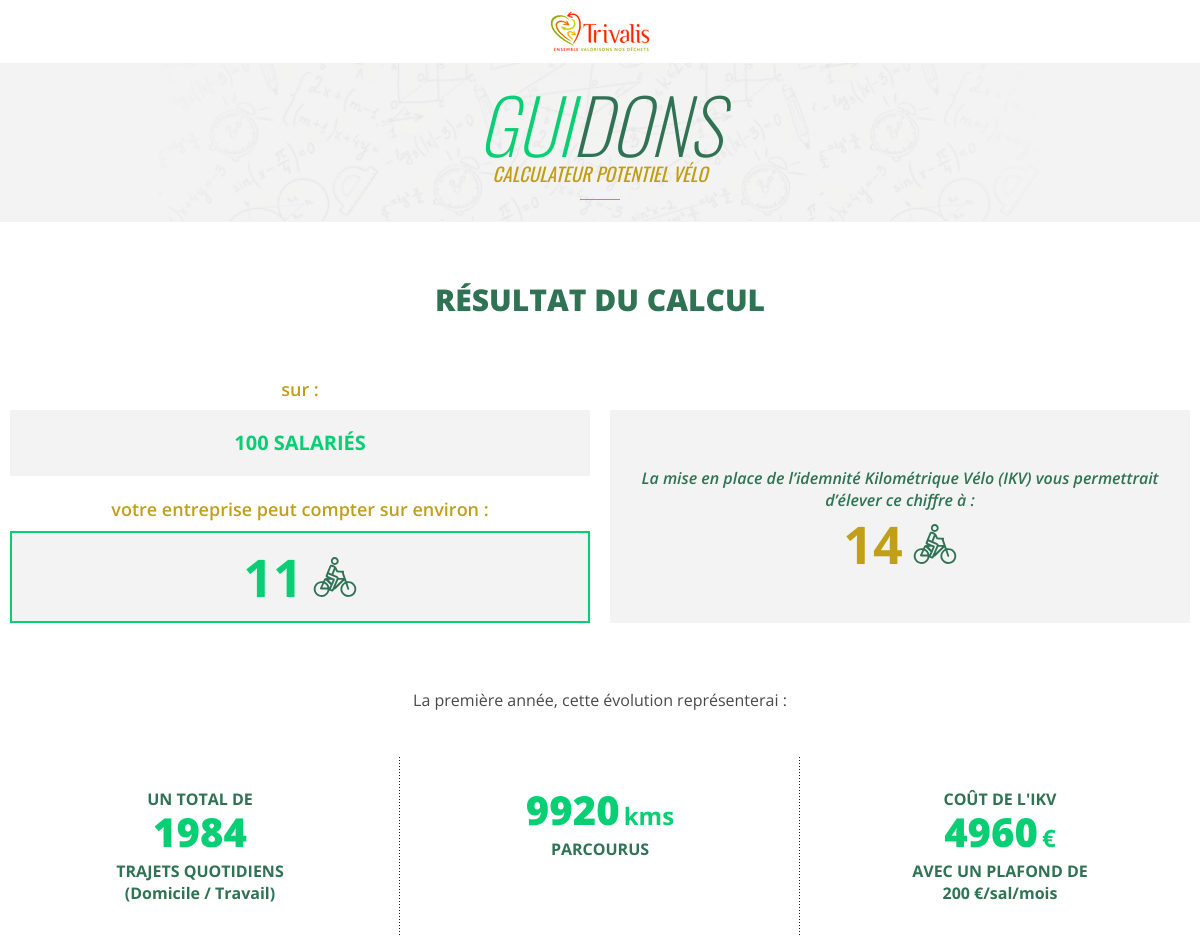
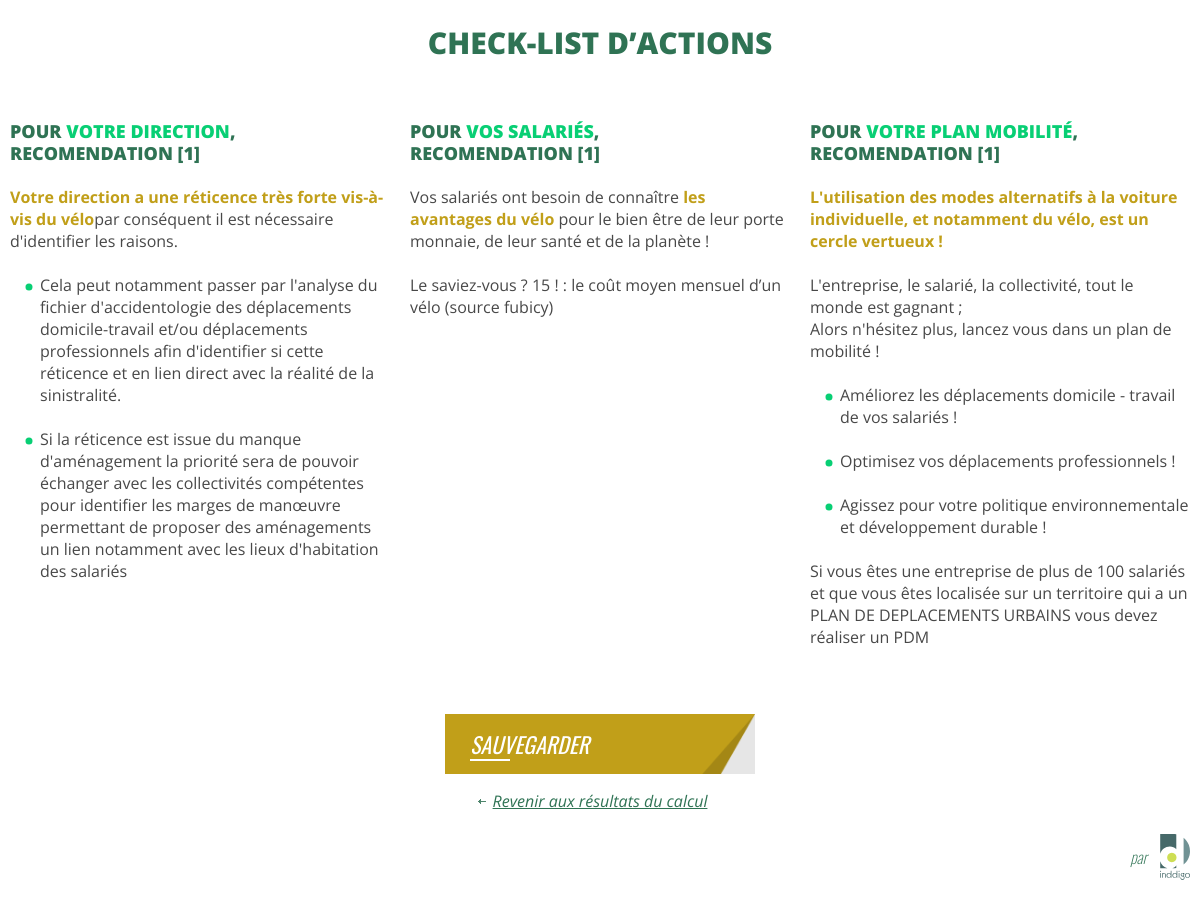
/player/1/, run on the app's committed database (2 pictures, top to bottom).
### velo/models.py (models this page shows, shortened)
class Player(models.Model):
    CTX_GEO_LIB = ((4.9, 'Centre ville ou urbain'),(1.7, 'Périurbain'),(1.5, 'Rural'),(2.2, 'Moyenne nationale'),) # suprimer moyenne nationale
    ACC_LIB = (('bonne','bonne' ),('moyenne','moyenne'),('mauvaise','mauvaise'))
    FREQF_LIB = ((5, 'moins de 1 jour'),(15, '1 jour'),(35, '2 jours'),(65, '3 jours'),(80, '4 jours'),(100, '5 jours'),)
    MG1=((2, 'Réticent'),(25, 'Non sensibilisé'),(45, 'Sensibilisé'),(75, 'Motivé'),(100, 'Impliqué et acteur'),)
    MG2=((10, 'Réfractaire aux vélos'),(25, 'Sensibilisé mais pas confiant'),(45, 'Usager ponctuel pour le loisir'),(75, 'Usager quotidien'),(100, 'Cycliste expert'),)
    MG3=((10, 'Inexistant'),(50, 'En réflexion'),(100, 'Actif'),)
    MG4=((10, 'Aucune action envisagée'),(50, 'Actions vélos en réflexion'),(100, 'Actions vélos mises en place'),)
    PCY=((3, 'Moins de 5 %'),(20,'Environ un quart'),(55, 'Environ la moitié'),(80,'Plus de la moitié'),(50,'Ne sais pas estimer'))
    entrep = models.CharField(default = 'votre entreprise', max_length=250,verbose_name = "Le nom de votre entreprise",)
    nom = models.CharField(default = 'votre nom', max_length=250,verbose_name = "votre nom",)
    ville = models.CharField(max_length=250,verbose_name = "Votre ville",)
    nbsal = models.PositiveIntegerField(verbose_name = "Nombre de salariés",)
    pccycliste = models.PositiveIntegerField(choices=PCY,verbose_name = "NPourcentages cyclistes", default = '50',)
    freq = 65
    dist = models.IntegerField(default = 3, verbose_name = "Distance Domicile travail moyenne des cyclistes de votre entreprise",)
    access = models.CharField(default='Bonne',choices=ACC_LIB,verbose_name = "Accessibilite du site",max_length=10)
    ctxgeolib = models.FloatField(choices=CTX_GEO_LIB,default='Centre-ville',verbose_name = "Contexte geographique")
    g1 = models.IntegerField(choices=MG1,verbose_name = "Motivation de la direction de l’entreprise")
    g2 = models.IntegerField(choices=MG2,verbose_name = "Motivation des salariés")
    g3 = models.IntegerField(choices=MG3,verbose_name = "Etat d'avancement du PDE")
    g4 = models.IntegerField(choices=MG4,verbose_name = "Actions vélo", default=50)
    published_date = models.DateTimeField(blank=True, null=True)
    def score(self):
        if self.ctxgeolib == '4.9':
            self.notegeo = 100
        elif self.ctxgeolib == '1.7':
            self.notegeo = 50
        elif self.ctxgeolib == '1.5':
            self.notegeo = 10
        else:
            self.notegeo = 65
        if self.access == "bonne":
            self.noteacces = 100
        elif self.access == "moyenne":
            self.noteacces = 50
        else:
            self.noteacces = 10
        self.notefreq = self.freq
        self.moy = ((self.notegeo + self.noteacces + self.notefreq +  self.g1 + self.g2 + self.g3 +self.g4 )/700) #+ self.g4
        return self.moy
    def pvelo(self):
        pm = 34.177*self.score()-2.4684
        self.reusite =(self.nbsal /100 * pm)
        return ceil(self.reusite)
    def paccess(self):
        if self.access == "bonne":
            self.pa = self.freq/100
        elif self.access == "moyenne":
            self.pa = self.freq/100*0.8
        else:
            self.pa = self.freq/100*0.6
        return self.pa
    def evocycliste(self):
        self.evocycl = self.pvelo()*(1+0.25)
        self.evocycl = ceil(self.evocycl)
        return self.evocycl
    def evoarp(self):
        self.evoarp = self.evocycliste()*218*self.paccess()
        self.evoarp = ceil(self.evoarp)
        return self.evoarp
    def distance(self):
        if self.ctxgeolib == '4.9':
            self.distance = 3 * self.evoarp
        elif self.ctxgeolib == '1.7':
            self.distance = 4 * self.evoarp
        elif self.ctxgeolib == '1.5':
            self.distance = 4 * self.evoarp
        else:
            self.distance = 5 * self.evoarp
        return self.distance
    def coutdist(self):
        self.cout = 2 * 0.25 * self.distance
        return int(self.cout)
    def recodir(self):
        if (0 <= self.g1 <= 2):
            self.recog1 = '1' #"Actions de sensibilisation fortes à mettre en place auprès de la direction"
        elif(2 < self.g1 <= 75):
            self.recog1 = '2' # "Actions pour conforter la motivation de la direction"
        else:
            self.recog1 = '3'  #"Direction OK"
        return self.recog1
    def recosal(self):
        if (self.g2 == 10):
            self.recog2 = '1' #"Un playdoyer actif doit être mis en place auprès des salariés"
        elif(self.g2 == 25):
            self.recog2 = '2' #Il faut conforter la motivation de vos salariés. Mettre en place des actions d'information et sensibilisation ;  Remise en selle."
        elif (self.g2 == 45):
            self.recog2 = '3' #"Favoriser l'utilisation quotidienne du vélo, aménagements sur le site mise en place de l'IKV, Référent vélo"
        else:
            self.recog2 = '4'
        return self.recog2
    def recopde(self):
        if (self.g3 == 10):
            self.recog3 = '1'
        elif(self.g3 == 50):
            self.recog3 = '2'
        else:
            self.recog3 = '3'
        return self.recog3

### velo/views.py (the view)
# urls.py: url(r'^player/(?P<pk>[0-9]+)/$', views.detailsplayer, name='detailsplayer'),
def detailsplayer(request, pk):
	players = get_object_or_404(Player, pk=pk)
	return render(request, 'velo/detailsplayer.html', {'players':players})

### velo/templates/velo/detailsplayer.html (shortened to what this page needs)
{% extends 'velo/index.html' %}
{% block content %}
<section class="Section Section--results">
                <header class="Section-header">
                    <div class="Wysiwyg u-textCenter">
                        <h2>Résultat du calcul</h2>
                    </div>
                </header>
                <div class="Section-inner">
                    <div class="Results">
                        <div class="Results-column">
                            <div class="Result">
                                <strong class="Result-text">sur&nbsp;:</strong>
                                <div class="Result-value">
                                    <div class="Result-value-number Result-value-number--small">{{ players.nbsal}} salariés</div>
                                </div>
                            </div>
                            <div class="Result">
                                <strong class="Result-text">votre entreprise peut compter sur environ&nbsp;:</strong>
                                <div class="Result-value Result-value--highlighted">
                                    <div class="Result-value-number">{{players.pvelo}}</div>
                                    <svg class="Result-value-icon" width="44" height="44">
                                        <use xlink:href="#Cyclist" />
                                    </svg>
                                </div>
                            </div>
                        </div>
                        <div class="Results-column">
                            <div class="Result">
                                <strong class="Result-text">&nbsp;</strong>
                                <div class="Result-value">
                                    <div class="Result-value-description">La mise en place de l’idemnité Kilométrique Vélo (IKV) vous permettrait d’élever ce chiffre à&nbsp;:</div>
                                    <div class="Result-value-number c-yellow">{{players.evocycliste}}</div>
                                    <svg class="Result-value-icon" width="44" height="44">
                                        <use xlink:href="#Cyclist" />
                                    </svg>
                                </div>
                            </div>
                        </div>
                    </div>
                </div>
                <div class="Section-inner">
                    <div class="Wysiwyg u-textCenter">
                        <p>La première année, cette évolution représenterai :</p>
                    </div>
                </div>
                <div class="Section-inner">
                    <div class="KeyFigures">
                        <div class="Grid Grid--equalHeight" grid-gap="column">
                            <div class="Grid-item" grid-size="1/3 1@M">
                                <div class="KeyFigure">
                                    <div class="KeyFigure-name">UN TOTAL DE</div>
                                    <div class="KeyFigure-value">
                                        <b class="KeyFigure-value-number">{{players.evoarp}}</b>
                                    </div>
                                    <div class="KeyFigure-name">TRAJETS QUOTIDIENS<br>(Domicile / Travail)</div>
                                </div>
                            </div>
                            <div class="Grid-item" grid-size="1/3 1@M">
                                <div class="KeyFigure">
                                    <div class="KeyFigure-value">
                                        <b class="KeyFigure-value-number">{{players.distance}}</b>&nbsp;<span class="KeyFigure-value-unit">kms</span>
                                    </div>
                                    <div class="KeyFigure-name">PARCOURUS</div>
                                </div>
                            </div>
                            <div class="Grid-item" grid-size="1/3 1@M">
                                <div class="KeyFigure">
                                    <div class="KeyFigure-name">COÛT DE L'IKV</div>
                                    <div class="KeyFigure-value">
                                        <b class="KeyFigure-value-number">{{players.coutdist}}</b>&nbsp;<span class="KeyFigure-value-unit">€</span>
                                    </div>
                                    <div class="KeyFigure-name">AVEC UN PLAFOND DE <br>200 €/sal/mois</div>
                                </div>
                            </div>
                        </div>
                    </div>
                </div>
            </section>
            <section class="Section">
                <header class="Section-header">
                    <div class="Wysiwyg u-textCenter">
                        <h2>Check-list d’actions</h2>
                    </div>
                </header>
                <div class="Section-inner">
                    <div class="Grid" grid-gap="all">
                        <div class="Grid-item" grid-size="1/3 1@L">
                            <div class="Wysiwyg">
                                <h3>Pour <span class="c-lightgreen">votre direction</span>,<br> recomendation [{{players.recodir}}]</h3>
                                {% if players.recodir == '1' %}
                                <div >
                                <p><b class="c-yellow">Votre direction a une réticence très forte vis-à-vis du vélo</b>par conséquent il est nécessaire d'identifier les raisons.</p>
                                <ul>
                                    <li>Cela peut notamment passer par l'analyse du fichier d'accidentologie des déplacements domicile-travail et/ou déplacements professionnels afin d'identifier si cette réticence et en lien direct avec la réalité de la sinistralité. </li>
                                    <li>Si la réticence est issue du manque d'aménagement la priorité sera de pouvoir échanger avec les collectivités compétentes pour identifier les marges de manœuvre permettant de proposer des aménagements un lien notamment avec les lieux d'habitation des salariés</li>
                                </ul>
                                </div>
                                {% endif %}
                            </div>
                        </div>
                        <div class="Grid-item" grid-size="1/3 1@L">
                            <div class="Wysiwyg">
                                <h3>Pour <span class="c-lightgreen">vos salariés</span>,<br> recomendation [{{players.recosal}}] </h3>
                                {% if players.recosal == '1' %}
                                <div >
                                <p>Vos salariés ont besoin de connaître <b class="c-yellow">les avantages du vélo </b>pour le bien être de leur porte monnaie, de leur santé et de la planète !</p>
                                <p>Le saviez-vous ? 15 ! :  le coût moyen mensuel d’un vélo (source fubicy)</p>
                                </div>
                                {% endif %}
                            </div>
                        </div>
                        <div class="Grid-item" grid-size="1/3 1@L">
                            <div class="Wysiwyg">
                                <h3>Pour <span class="c-lightgreen">votre plan mobilité</span>,<br> recomendation [{{players.recopde}}]</h3>
                                {% if players.recopde == '1' %}
                                <div >
                                <p><b class="c-yellow">L'utilisation des modes alternatifs à la voiture individuelle, et notamment du vélo, est un cercle vertueux ! </b></p>
                                <p>L'entreprise, le salarié, la collectivité, tout le monde est gagnant ; <br>Alors n'hésitez plus, lancez vous dans un plan de mobilité ! </p>
                                <ul>
                                    <li>Améliorez les déplacements domicile - travail de vos salariés ! </li>
                                    <li>Optimisez vos déplacements professionnels ! </li>
                                    <li>Agissez pour votre politique environnementale et développement durable !</li>
                                </ul>
                                <p>Si vous êtes une entreprise de plus de 100 salariés et que vous êtes localisée sur un territoire qui a un PLAN DE DEPLACEMENTS URBAINS vous devez réaliser un PDM</p>
                                </div>
                                {% endif %}
                            </div>
                        </div>
                    </div>
                </div>
                <footer class="Section-footer">
                    <a class="Button Button--wide Button--yellow" href="#">Sauvegarder</a>
                    <br><a class="Section-back" href="page-resultats.html">Revenir aux résultats du calcul</a>
                </footer>
            </section>
{% endblock %}

### data on the page
Player: nbsal "100", pvelo "11", evocycliste "14", evoarp "1984", distance "9920", coutdist "4960", recodir "1", recosal "1", recopde "1"
